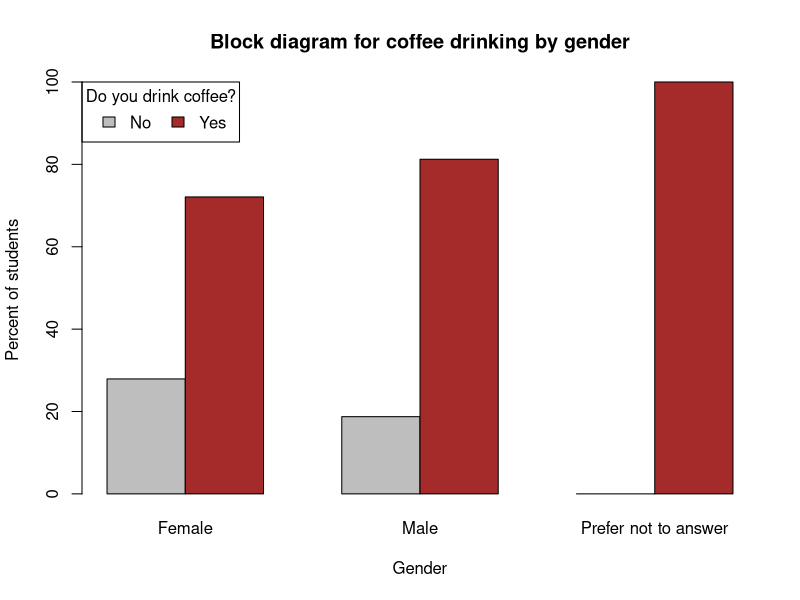
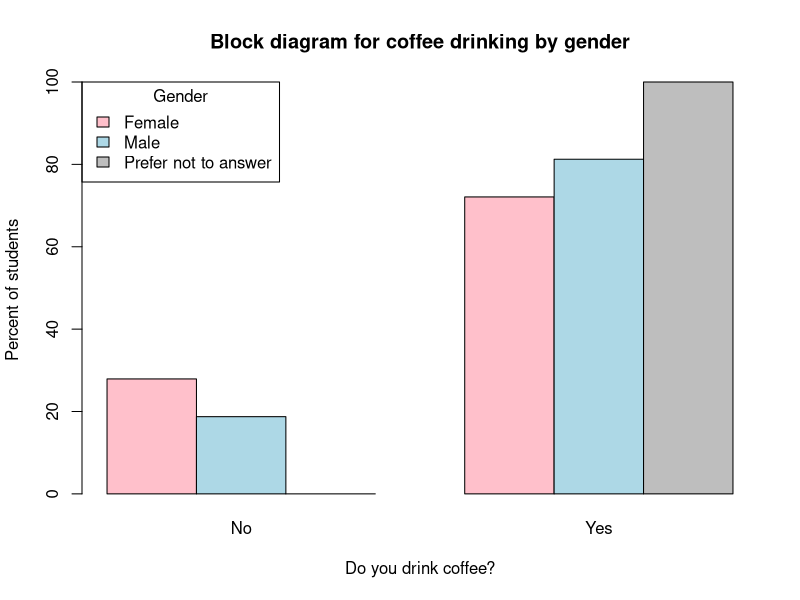
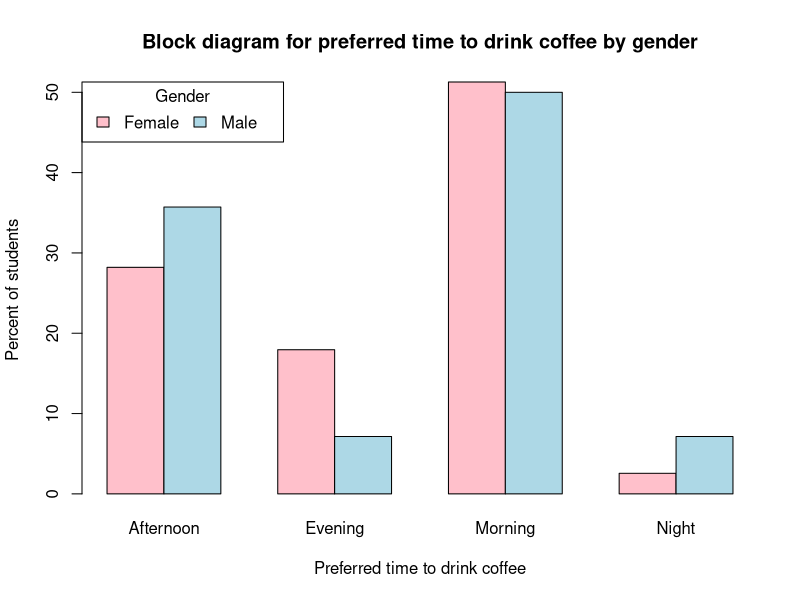
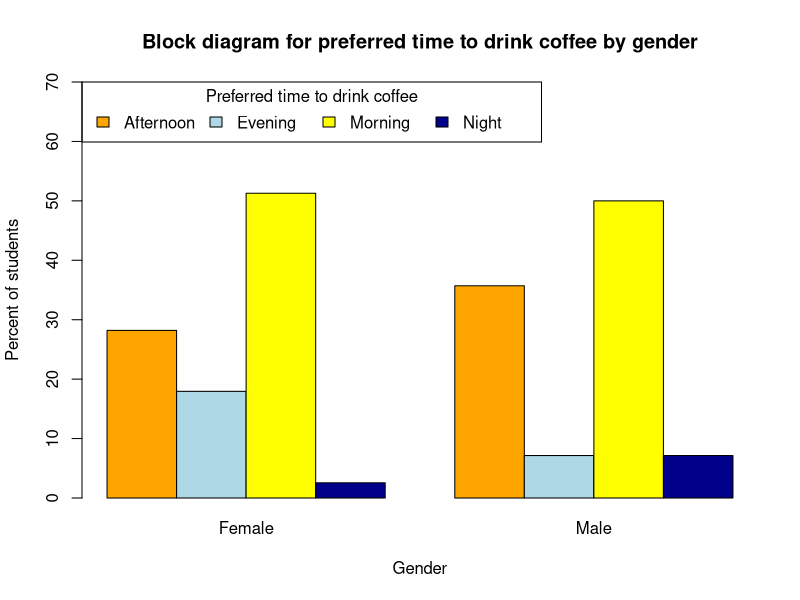
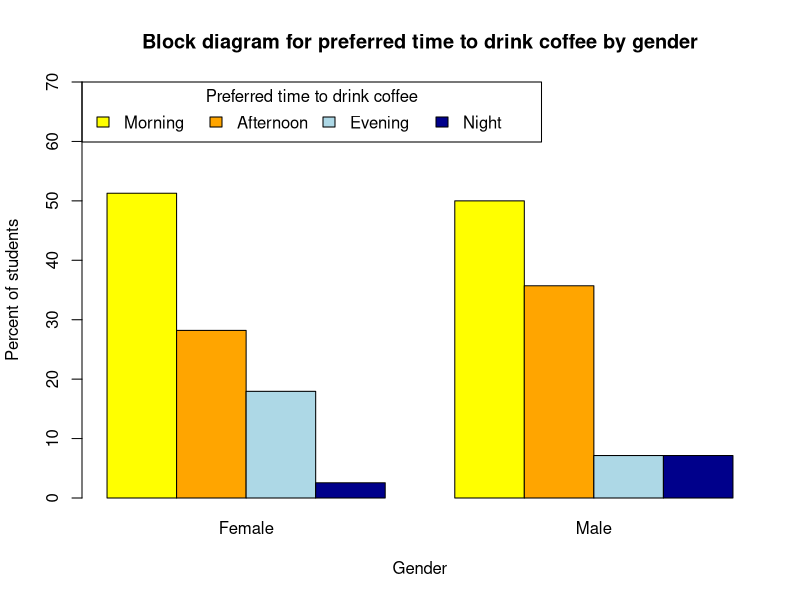

R code for these plots, in order:
## ---- chunk 1
coffee <- read.csv("coffee.csv")
## ---- chunk 2
coffee <- na.omit(coffee)
## ---- chunk 3
counts <- table(coffee$drinkCoffee, coffee$gender)
counts
## ---- chunk 4
# Row proportions
prop.table(counts, margin = 1)

# We multiply by 100 to convert proportions into percentages
(row_percent <- prop.table(counts, margin = 1)*100)

# We can apply the round() function to improve the readability of our table
round(row_percent, digits=1)

# Column percentages
(col_percent <- prop.table(counts, margin = 2)*100)
## ---- chunk 5
# Add row/column totals to the table of counts
addmargins(counts)

# Add a new column with row totals (should sum to 100% in the row_percent table)
addmargins(row_percent, margin = 2)

# Add a new crow with column totals (should sum to 100% in the col_percent table)
addmargins(col_percent, margin = 1)
## ---- chunk 6
barplot(height = col_percent, 
        beside = TRUE,
        legend.text = TRUE,
        args.legend = list(x = "topleft", horiz = TRUE, title = "Do you drink coffee?"),
        col = c("grey", "brown"),
        xlab = "Gender", 
        ylab = "Percent of students",
        main = "Block diagram for coffee drinking by gender")
## ---- chunk 7
# original table of column percentages
col_percent

# transposed table of column percentages
t(col_percent)

# block diagram with drinkCoffee on the x-axis
barplot(height = t(col_percent), 
        beside = TRUE,
        legend.text = TRUE,
        args.legend = list(x = "topleft", horiz = FALSE, title = "Gender"),
        col = c("pink", "lightblue", "grey"),
        xlab = "Do you drink coffee?", 
        ylab = "Percent of students",
        main = "Block diagram for coffee drinking by gender")
## ---- chunk 8
# we can use the table of counts we already created
chisq.test(counts)

# we can also list the two categorical variables (will give the same result)
chisq.test(coffee$gender, coffee$drinkCoffee)
## ---- chunk 9
# we will save the results as an R object called "test"
test <- chisq.test(counts)

# chi-square statistic
test$statistic      

# observed counts
(o <- test$observed) 

# expected counts
(e <- test$expected) 

# individual cell contributions to chi-square statistics
(cont <- (o-e)^2/e)  

# chi-square statistic (computed by hand, should be the same as "test$statistic")
sum(cont)            

## ---- chunk 10
# 1. Contingency table

# exclude blanks and prefer not answer
not_blank <- coffee$timeCoffee != ""
not_no_answer <- coffee$gender != "Prefer not to answer"
clean_data <- coffee[not_blank & not_no_answer, ]

# table of counts
(counts <- table(clean_data$gender, clean_data$timeCoffee))
## ---- chunk 11
# 2. Row percentages
row_percent <- prop.table(counts, margin=1)*100
round(row_percent, 1)
## ---- chunk 12
# 3. Block diagram
barplot(height = row_percent, 
        beside = TRUE,
        legend.text = TRUE,
        args.legend = list(x = "topleft", horiz = TRUE, title = "Gender"),
        col = c("pink", "lightblue"),
        xlab = "Preferred time to drink coffee", 
        ylab = "Percent of students",
        main = "Block diagram for preferred time to drink coffee by gender")
## ---- chunk 13
barplot(height = t(row_percent), 
        beside = TRUE,
        legend.text = TRUE,
        args.legend = list(x = "topleft", horiz = TRUE, title = "Preferred time to drink coffee"),
        #col = c("yellow", "orange", "lightblue", "darkblue"),
        col = c("orange", "lightblue", "yellow", "darkblue"),
        ylim = c(0, 70), ## allow extra space for legend by setting larger y-axis limit
        xlab = "Gender", 
        ylab = "Percent of students",
        main = "Block diagram for preferred time to drink coffee by gender")
## ---- chunk 14
# change the category ordering directly in the row_percent table
col_order <- c("Morning", "Afternoon", "Evening", "Night")
ordered_row_percent <- row_percent[ , col_order]

# gender on x-axis
barplot(height = t(ordered_row_percent), 
        beside = TRUE,
        legend.text = TRUE,
        args.legend = list(x = "topleft", horiz = TRUE, title = "Preferred time to drink coffee"),
        col = c("yellow", "orange", "lightblue", "darkblue"),
        ylim = c(0, 70), ## allow extra space for legend by setting larger y-axis limit
        xlab = "Gender", 
        ylab = "Percent of students",
        main = "Block diagram for preferred time to drink coffee by gender")
## ---- chunk 15
# 4. Chi-square
(test <- chisq.test(counts))

## ---- chunk 16
# 5. Expected counts
round(test$expected, 1)
